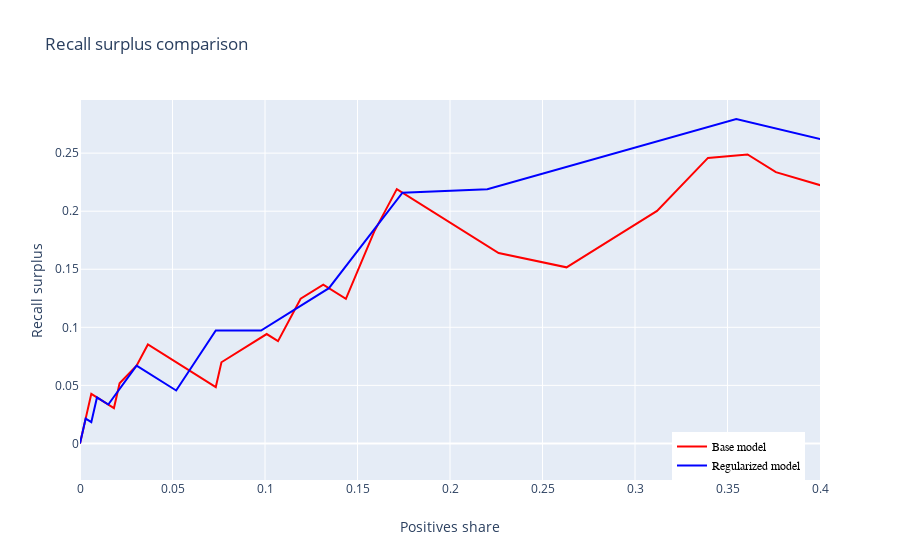

Here is the notebook cell this chart was saved with:
### Markdown cell above
Regularization helped to limit key features only 6 features. They only include payment completness and payment delay features. These key features seem more logical as deleyed payment of 9th  installment is a clear warning sign. Payment completness features with negative signs suggest that the higher the payment, the lower chance of default. What is not clear is why coefficients for payment_completeness for 5th and 3rd installments are the highest.

### Code cell
plot_recall_surplus_regu_base(log_reg_pr_test,log_reg_pr_test_1)
